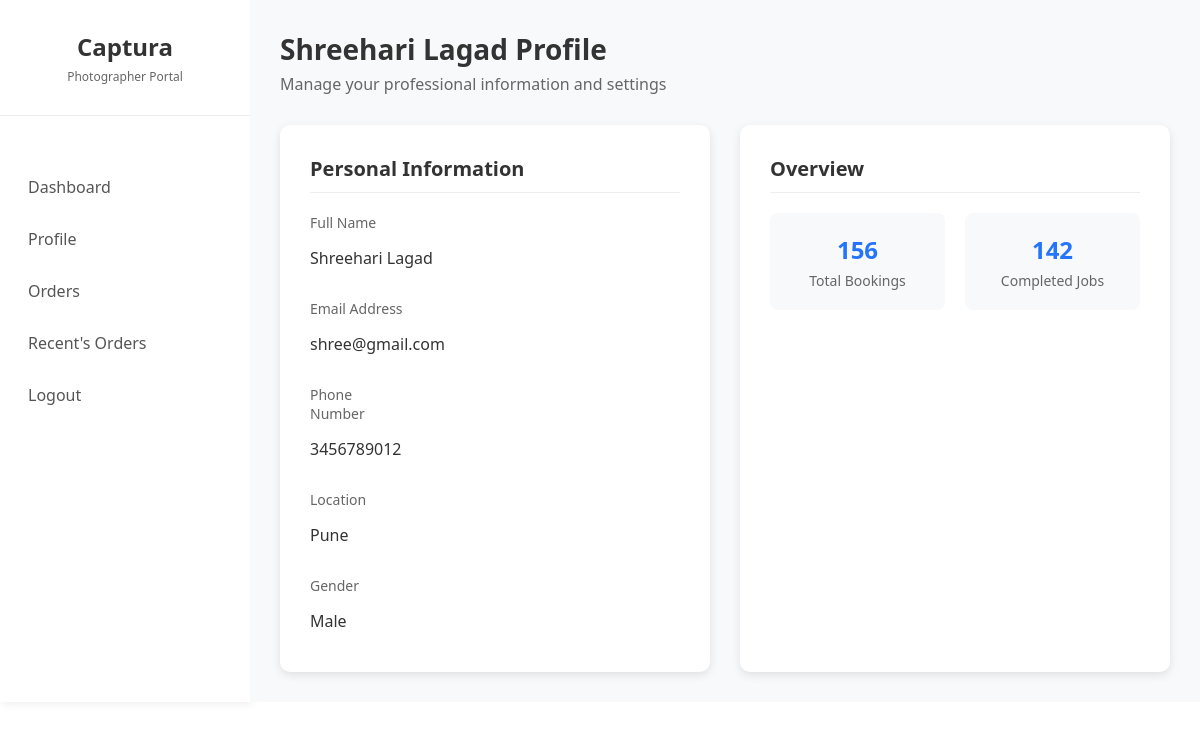
Page /photographer/profile.php (signed in) on the committed database.
### tables this page shows
CREATE TABLE `users` (
  `Id` int(11) NOT NULL,
  `Name` varchar(40) NOT NULL,
  `Email` text NOT NULL,
  `Phone` text NOT NULL,
  `Gender` text NOT NULL,
  `Address` text NOT NULL,
  `Password` text NOT NULL,
  `Role` text NOT NULL
);

### photographer/profile.php (the view, shortened to what this page needs)
<?php
include "../include/db.php";
$photographer_name = $_SESSION["Name"];
$sql = "SELECT * FROM users WHERE Name = '$photographer_name'";
$result = $conn->query($sql);
if($result->num_rows > 0){
    while($data = $result->fetch_assoc()){
?>
<!DOCTYPE html>
<html lang="en">
<head>
    <link rel="stylesheet" href="../assets/css/style.css">
    <link rel="stylesheet" href="../assets/css/responsive.css">
</head>
<body style="display: flex;">
    <?php
    include "../include/sidebar.php";
    ?>
    <div class="profile-content">
        <div class="profile-header">
            <div class="profile-title">
                <h2><?php echo $photographer_name ?> Profile</h2>
                <p>Manage your professional information and settings</p>
            </div>
        </div>
        <div class="profile-grid">
            <div class="profile-card">
                <h3 class="profile-section-title">Personal Information</h3>
                <div class="profile-info">
                    <div class="profile-field">
                        <span class="profile-label">Full Name</span>
                        <span class="profile-value"><?php echo $data["Name"]; ?></span>
                    </div>
                    <div class="profile-field">
                        <span class="profile-label">Email Address</span>
                        <span class="profile-value"><?php echo $data["Email"]; ?></span>
                    </div>
                    <div class="profile-field">
                        <span class="profile-label">Phone Number</span>
                        <span class="profile-value"><?php echo $data["Phone"]; ?></span>
                    </div>
                    <div class="profile-field">
                        <span class="profile-label">Location</span>
                        <span class="profile-value"><?php echo $data["Address"];  ?></span>
                    </div>
                    <div class="profile-field">
                        <span class="profile-label">Gender</span>
                        <span class="profile-value" style="text-transform: capitalize;"><?php echo $data["Gender"]; }}?></span>
                    </div>
                </div>
            </div>
            <div class="profile-card">
                <h3 class="profile-section-title">Overview</h3>
                <div class="stats-container">
                    <div class="stat-box">
                        <div class="stat-number">156</div>
                        <div class="stat-text">Total Bookings</div>
                    </div>
                    <div class="stat-box">
                        <div class="stat-number">142</div>
                        <div class="stat-text">Completed Jobs</div>
                    </div>
                </div>
            </div>
        </div>
    </div>
</body>
</html>

### include/sidebar.php (shortened to what this page needs)
<!DOCTYPE html>
<html lang="en">
<head>
</head>
<body>
    <div class="sidebar">
        <div class="logo">
            <h1>Captura</h1>
            <p>Photographer Portal</p>
        </div>
        <div class="nav-links">
            <a href="../photographer/home.php" class="nav-item">
                Dashboard
            </a>
            <a href="../photographer/profile.php" class="nav-item">
                Profile
            </a>
            <a href="../photographer/display-order.php" class="nav-item">
                Orders
            </a>
            <a href="../photographer/recent-order.php" class="nav-item">
                Recent's Orders
            </a>
            <a href="../photographer/logout.php" class="nav-item">
                Logout
            </a>
        </div>
    </div>
</body>
</html>

### assets/css/style.css (style rules this page uses)
* { margin: 0; padding: 0; box-sizing: border-box; font-family: 'Segoe UI', Tahoma, Geneva, Verdana, sans-serif; }
.logo { margin-bottom: 30px; }
.logo h1 { color: #333; font-size: 28px; font-weight: 600; margin-bottom: 5px; }
.logo p { color: #666; font-size: 14px; }
.logo { margin-bottom: 25px; }
.profile-label { font-weight: 500; width: 100px; color: #555; }
.profile-value { color: #333; }
.logo { margin-bottom: 25px; text-align: center; }
.sidebar { min-width: 250px; background: white; box-shadow: 2px 0 10px rgba(0, 0, 0, 0.1); display: flex; flex-direction: column; }
.logo { padding: 30px 20px; text-align: center; border-bottom: 1px solid #eee; }
.logo h1 { color: #333; font-size: 24px; font-weight: 600; margin-bottom: 5px; }
.logo p { color: #666; font-size: 12px; }
.nav-links { flex: 1; padding: 20px 0; }
.nav-item { display: flex; align-items: center; padding: 15px 25px; color: #555; text-decoration: none; transition: all 0.3s; border-left: 3px solid transparent; }
.stat-number { font-size: 32px; font-weight: 700; color: #2575fc; margin-bottom: 10px; }
.profile-content { flex: 1; padding: 30px; background: #f8f9fa; overflow-y: auto; }
.profile-header { display: flex; justify-content: space-between; align-items: center; margin-bottom: 30px; }
.profile-title h2 { color: #333; font-size: 28px; margin-bottom: 5px; }
.profile-title p { color: #666; }
.profile-grid { display: grid; grid-template-columns: 1fr 1fr; gap: 30px; }
.profile-card { background: white; border-radius: 10px; padding: 30px; box-shadow: 0 3px 10px rgba(0, 0, 0, 0.1); }
.profile-section-title { color: #333; font-size: 20px; margin-bottom: 20px; padding-bottom: 10px; border-bottom: 1px solid #eee; }
.profile-info { display: flex; flex-direction: column; gap: 20px; }
.profile-field { display: flex; flex-direction: column; }
.profile-label { color: #666; font-size: 14px; margin-bottom: 5px; font-weight: 500; }
.profile-value { color: #333; font-size: 16px; padding: 10px 0; }
.stats-container { display: grid; grid-template-columns: 1fr 1fr; gap: 20px; margin-top: 20px; }
.stat-box { text-align: center; padding: 20px; background: #f8f9fa; border-radius: 8px; }
.stat-number { font-size: 24px; font-weight: 700; color: #2575fc; margin-bottom: 5px; }
.stat-text { color: #666; font-size: 14px; }

### rows in the picture
users: Name "Shreehari Lagad", Email "shree@gmail.com", Phone "3456789012", Address "Pune", Gender "Male"
